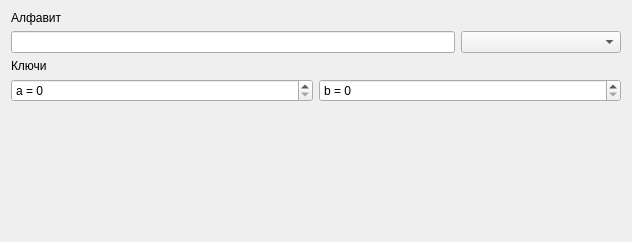
<?xml version="1.0" encoding="UTF-8"?>
<ui version="4.0">
 <class>Form</class>
 <widget class="QWidget" name="Form">
  <property name="geometry">
   <rect>
    <x>0</x>
    <y>0</y>
    <width>632</width>
    <height>242</height>
   </rect>
  </property>
  <property name="windowTitle">
   <string>Form</string>
  </property>
  <layout class="QVBoxLayout" name="verticalLayout">
   <item>
    <widget class="QLabel" name="label">
     <property name="text">
      <string>Алфавит</string>
     </property>
    </widget>
   </item>
   <item>
    <layout class="QHBoxLayout" name="horizontalLayout_4" stretch="0,2">
     <item>
      <widget class="QLineEdit" name="alph0"/>
     </item>
     <item>
      <widget class="QComboBox" name="alphabet_sel">
       <property name="maximumSize">
        <size>
         <width>160</width>
         <height>16777215</height>
        </size>
       </property>
      </widget>
     </item>
    </layout>
   </item>
   <item>
    <widget class="QLabel" name="label_2">
     <property name="text">
      <string>Ключи</string>
     </property>
    </widget>
   </item>
   <item>
    <layout class="QHBoxLayout" name="horizontalLayout_3">
     <item>
      <widget class="QSpinBox" name="key_a">
       <property name="suffix">
        <string/>
       </property>
       <property name="prefix">
        <string>a = </string>
       </property>
       <property name="maximum">
        <number>99999</number>
       </property>
      </widget>
     </item>
     <item>
      <widget class="QSpinBox" name="key_b">
       <property name="prefix">
        <string>b = </string>
       </property>
       <property name="maximum">
        <number>99999</number>
       </property>
      </widget>
     </item>
    </layout>
   </item>
   <item>
    <spacer name="verticalSpacer">
     <property name="orientation">
      <enum>Qt::Vertical</enum>
     </property>
     <property name="sizeHint" stdset="0">
      <size>
       <width>20</width>
       <height>40</height>
      </size>
     </property>
    </spacer>
   </item>
  </layout>
 </widget>
 <resources/>
 <connections/>
</ui>
